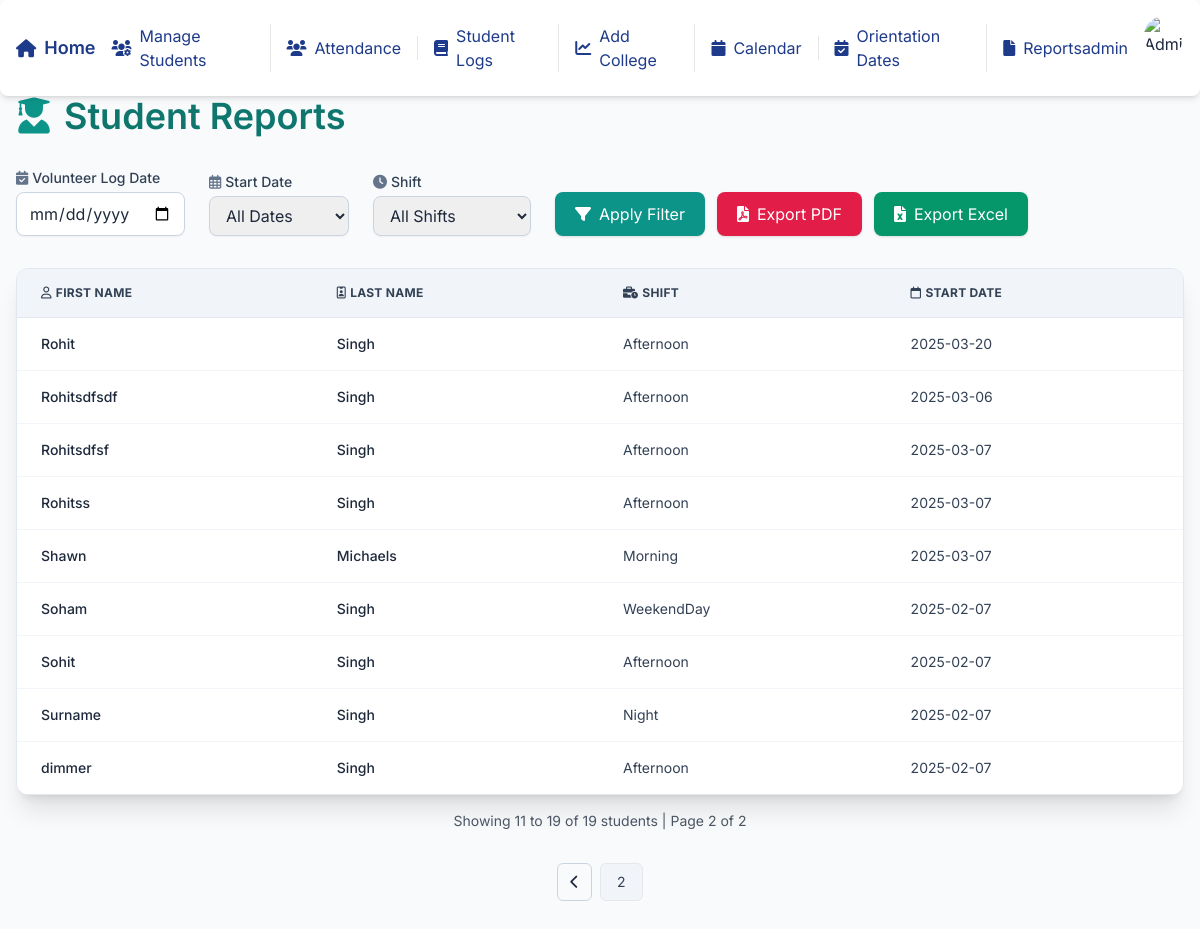
The app's page /reports/?page=2 (signed in), older data.
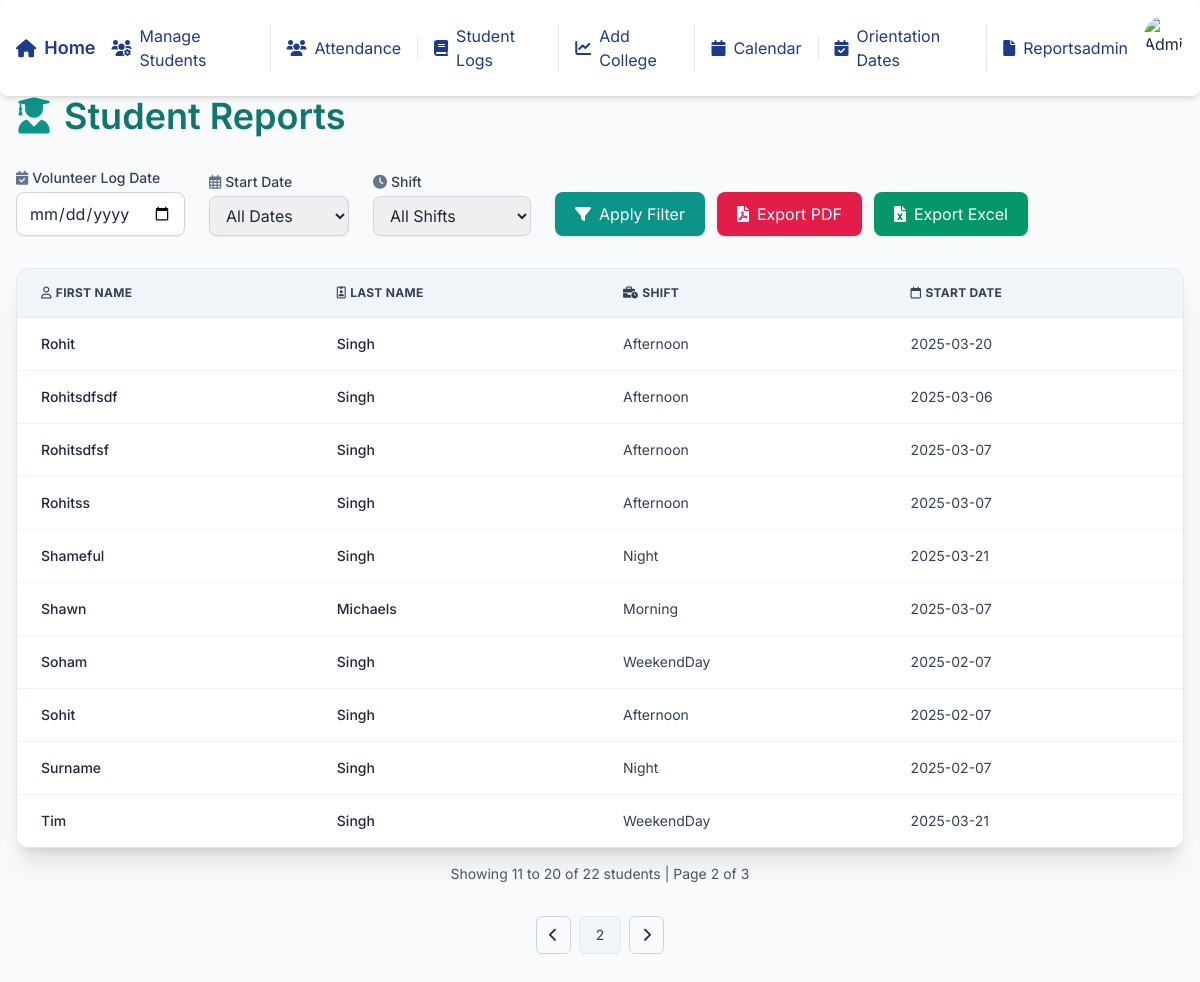
The same page, newer data.
### students/models.py (models this page shows, shortened)
class StudentProfile(models.Model):
    SHIFT_CHOICES = [
        ('Weekdays', 'Weekdays'),
        ('Weekends', 'Weekends'),
    ]
    WEEKDAYS_CHOICES = [
        ('Monday', 'Monday'),
        ('Tuesday', 'Tuesday'),
        ('Wednesday', 'Wednesday'),
        ('Thursday', 'Thursday'),
        ('Friday', 'Friday'),
    ]
    first_name = models.CharField(max_length=100)
    last_name = models.CharField(max_length=100)
    phone = models.CharField(max_length=15, default='')
    email = models.EmailField(unique=True)
    college_contact_person = models.EmailField(default='', blank=True)
    school = models.CharField(max_length=100)
    college = models.ForeignKey(College, on_delete=models.SET_NULL, null=True, blank=True)
    lchaim_training_completed = models.BooleanField(default=False)
    police_check = models.BooleanField(default=False)
    med_docs = models.BooleanField(default=False)
    hours_requested = models.IntegerField(null=True)
    hours_completed = models.PositiveIntegerField(default=0)
    shift_requested = models.CharField(max_length=10, choices=SHIFT_CHOICES)
    weekdays_selected = models.TextField(null=True, blank=True)
    assigned_shift = models.ForeignKey(Shift, on_delete=models.SET_NULL, null=True, blank=True, related_name="students")
    start_date = models.DateField(null=True)
    end_date = models.DateField(null=True)
    lchaim_orientation_date = models.ForeignKey(OrientationDate, on_delete=models.SET_NULL, null=True, blank=True)
    skills_book_completed = models.BooleanField(default=False)
    comments = models.TextField(blank=True, null=True)
    status = models.CharField(
        max_length=10,
        choices=[('Training', 'Training'), ('Graduated', 'Graduated')],
        default='Training'
    )

class Shift(models.Model):
    SHIFT_TYPES = [
        ('Morning', 'Morning (7 AM - 3 PM)'),
        ('Afternoon', 'Afternoon (3 PM - 11 PM)'),
        ('Night', 'Night (11 PM - 7 AM)'),
        ('WeekendDay', 'Weekend Day (7 AM - 7 PM)'),
        ('WeekendNight', 'Weekend Night (7 PM - 7 AM)'),
    ]
    type = models.CharField(max_length=12, choices=SHIFT_TYPES, unique=True)
    start_time = models.TimeField()
    end_time = models.TimeField()
    max_students = models.PositiveIntegerField()

### students/views.py (the view)
# urls.py: path('reports/', views.reports_list, name='reports'),
@login_required
def reports_list(request):
    shift_filter = request.GET.get('shift')
    date_filter = request.GET.get('start_date')
    export_format = request.GET.get('export')
    log_date_filter = request.GET.get('log_date')
    logs = VolunteerLog.objects.all()
    if shift_filter:
        logs = logs.filter(shift__type=shift_filter)
    elif not shift_filter:
        logs = logs.exclude(shift__isnull=True)
    if log_date_filter:
        try:
            log_date = datetime.strptime(log_date_filter, "%Y-%m-%d").date()
            logs = logs.filter(date=log_date)
        except ValueError:
            log_date = None
    else:
        log_date = None
    student_ids = logs.values_list('student_id', flat=True).distinct()
    students_qs = StudentProfile.objects.filter(id__in=student_ids)
    paginator = Paginator(students_qs.order_by('first_name', 'last_name'), 10)
    page_number = request.GET.get("page")
    page_obj = paginator.get_page(page_number)
    if export_format == "pdf":
        return export_pdf(students_qs)
    elif export_format == "excel":
        return export_excel(students_qs)
    shifts = Shift.objects.all()
    start_dates = (
        StudentProfile.objects.exclude(start_date__isnull=True)
        .order_by("start_date")
        .values_list("start_date", flat=True)
        .distinct()
    )
    log_dates = (
        VolunteerLog.objects.exclude(date__isnull=True)
        .order_by("date")
        .values_list("date", flat=True)
        .distinct()
    )
    return render(request, "reports.html", {
        "students": page_obj,
        "shifts": shifts,
        "shift_filter": shift_filter,
        "date_filter": date_filter,
        "log_date_filter": log_date_filter,
        "start_dates": start_dates,
        "log_dates": log_dates,
    })

### students/templates/reports.html (shortened to what the changed rows need)
{% load static %}
<!DOCTYPE html>
<html lang="en">
<head>
  <script src="https://cdn.tailwindcss.com"></script>
  <link rel="stylesheet" href="https://cdnjs.cloudflare.com/ajax/libs/font-awesome/6.5.0/css/all.min.css" />
</head>
<body class="bg-slate-50 text-slate-800 min-h-screen">
  {% include 'navbar.html' %}
  <div class="max-w-7xl mx-auto px-4 py-10">
    <h1 class="text-4xl font-semibold mb-8 flex items-center gap-3 text-teal-700 pt-14">
      <i class="fa-solid fa-user-graduate text-teal-600"></i>
      Student Reports
    </h1>
    <form method="get" class="mb-8 flex flex-wrap items-end gap-6" id="filterForm">
        <div>
          </div>
      <div>
      </div>
      <div>
      </div>
      <div class="flex gap-3">
      </div>
    </form>
    <div class="overflow-x-auto bg-white shadow-xl rounded-xl border border-slate-200">
      <table class="min-w-full divide-y divide-slate-200 text-sm">
        <thead class="bg-slate-100 text-slate-700 uppercase text-xs font-semibold tracking-wide">
          <tr>
            <th class="px-6 py-4 text-left"><i class="fa-regular fa-user mr-1"></i>First Name</th>
            <th class="px-6 py-4 text-left"><i class="fa-regular fa-id-badge mr-1"></i>Last Name</th>
            <th class="px-6 py-4 text-left"><i class="fa-solid fa-business-time mr-1"></i>Shift</th>
            <th class="px-6 py-4 text-left"><i class="fa-regular fa-calendar mr-1"></i>Start Date</th>
          </tr>
        </thead>
        <tbody class="divide-y divide-slate-100 bg-white">
          {% for student in students %}
          <tr class="hover:bg-slate-50 transition">
            <td class="px-6 py-4 font-medium text-slate-800">{{ student.first_name }}</td>
            <td class="px-6 py-4 font-medium text-slate-800">{{ student.last_name }}</td>
            <td class="px-6 py-4">
              {% if student.assigned_shift %}
                <span class="text-slate-700">{{ student.assigned_shift.type }}</span>
              {% else %}
                <span class="text-slate-400 italic"><i class="fa-solid fa-circle-xmark mr-1"></i>Not Assigned</span>
              {% endif %}
            </td>
            <td class="px-6 py-4 text-slate-700">{{ student.start_date|date:"Y-m-d" }}</td>
          </tr>
          {% empty %}
          <tr>
            <td colspan="4" class="px-6 py-6 text-center text-slate-500">
              <i class="fa-regular fa-face-frown text-xl mr-2"></i>No students found.
            </td>
          </tr>
          {% endfor %}
        </tbody>
      </table>
    </div>
<div class="text-center mt-4 text-sm text-gray-600">
    Showing {{ students.start_index }} to {{ students.end_index }} of {{ students.paginator.count }} students |
    Page {{ students.number }} of {{ students.paginator.num_pages }}
</div>
    <div class="mt-8 flex justify-center gap-2 text-sm">
        {% if students.has_previous %}
            <a href="?page={{ students.previous_page_number }}"
               class="px-3 py-2 border border-slate-300 rounded-md hover:bg-slate-100 flex items-center">
            </a>
        {% endif %}
        <span class="px-4 py-2 border bg-slate-100 text-slate-700 rounded-md">{{ students.number }}</span>
        {% if students.has_next %}
            <a href="?page={{ students.next_page_number }}"
               class="px-3 py-2 border border-slate-300 rounded-md hover:bg-slate-100 flex items-center">
                <i class="fa-solid fa-chevron-right text-sm"></i>
            </a>
        {% endif %}
    </div>
</body>
</html>

Row changes from the older to the newer data that the page shows:
no longer on this page (row unchanged): StudentProfile: first_name "dimmer", last_name "Singh", assigned_shift.type "Afternoon", start_date "2025-02-07"
added StudentProfile: first_name "Shameful", last_name "Singh", assigned_shift.type "Night", start_date "2025-03-21"
added StudentProfile: first_name "Tim", last_name "Singh", assigned_shift.type "WeekendDay", start_date "2025-03-21"
Text that changed along with them:
{{ students.end_index }}: "19" → "20"
{{ students.paginator.count }}: "19" → "22"
{{ students.paginator.num_pages }}: "2" → "3"
